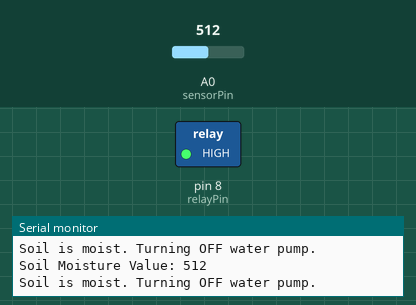
The sketch below on a simulated Arduino Uno, built with avr-gcc and run on an emulated ATmega328P. On the bench: switched loads named in the sketch (green lamp = pin HIGH), the last lines printed to the serial monitor. The test bench sets the inputs (shaded band); at power-on: A0 (sensorPin) = 512.

Above: at 2.8 s.
2.9 s: A0 (sensorPin) set to 686
5.6 s: A0 (sensorPin) set to 713
At 7.3 s:
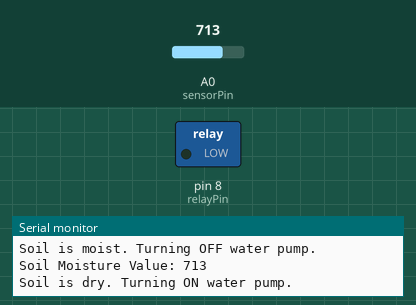
8.3 s: A0 (sensorPin) set to 690
At 10.5 s:
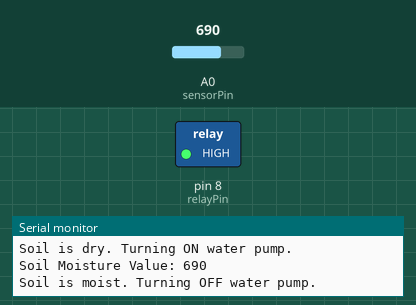
11.5 s: A0 (sensorPin) set to 710
At 13.2 s:
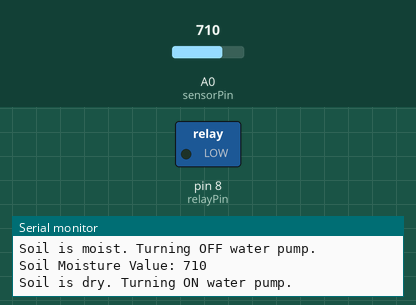
Timing chart, 0 to 14.7 s (numbered marks = the images above; inputs shaded):
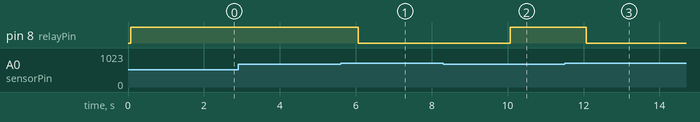

Measured:
- the behaviour switches between 700 and 701 on A0 (sensorPin) (found by bisection; images 0 and 1)
- after the input at 5.6 s, pin 8 (relayPin): HIGH → LOW after 0.47 s
- after the input at 8.3 s, pin 8 (relayPin): LOW → HIGH after 1.8 s
- after the input at 11.5 s, pin 8 (relayPin): HIGH → LOW after 0.57 s

The sketch:

parkinsons_poon_code.ino
```cpp
// === Pin Configuration ===
const int sensorPin = A0;   // Soil moisture sensor analog pin
const int relayPin  = 8;    // Relay control pin (D8)

// === Moisture Threshold ===
// Adjust after calibration
int threshold = 700;

void setup() {
  Serial.begin(9600);
  pinMode(sensorPin, INPUT);
  pinMode(relayPin, OUTPUT);

  // Relay OFF initially
  digitalWrite(relayPin, LOW);

  Serial.println("Automatic Soil Irrigation System (Reversed Logic) Initialized");
}

void loop() {
  int moistureValue = analogRead(sensorPin);
  Serial.print("Soil Moisture Value: ");
  Serial.println(moistureValue);

  // Reversed logic:
  // If soil is dry -> turn OFF pump
  // If soil is moist -> turn ON pump
  if (moistureValue > threshold) {
    Serial.println("Soil is dry. Turning ON water pump.");
    digitalWrite(relayPin, LOW);   // Turn relay OFF
  } else {
    Serial.println("Soil is moist. Turning OFF water pump.");
    digitalWrite(relayPin, HIGH);  // Turn relay ON
  }

  delay(2000);
}
```
